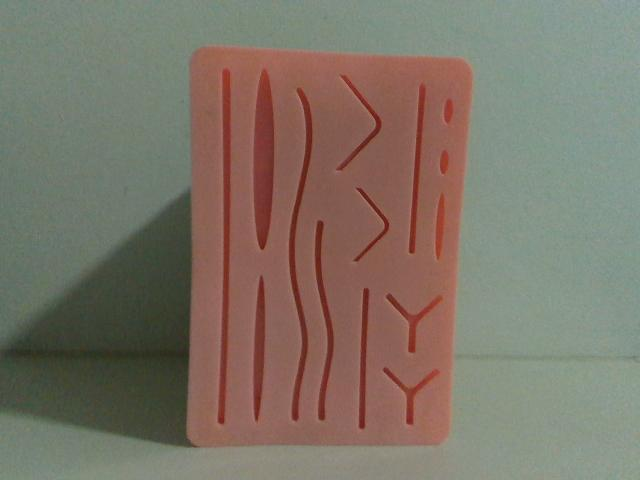
#> input picture create_dataset/train/img-0_1_png.rf.e2aa18b54ad8e1733dd85aa7698c1090.jpg, 640 x 480 px
$ python -i cuts_detector_best.py   (imports and definitions only)
#> lines starting #> are read from the running program, lines starting #| are printed output that depends on the picture; after the words box and inside, x2 and y2 are one past the last pixel; in counts of white or black regions, pixels touching at a corner belong together
#> further down, picture is the input picture: shape (480, 640, 3); mean B, G, R 103.8, 116.3, 125.6
# Minimal model wrapper for vision_web.py
# Must define:
#   load(model_path) -> handle
#   predict(handle, frame_bgr) -> {"params": {...}, "cuts": [{"polyline": [[x,y], ...]}]}
#
# - Returns polylines in the mat frame (meters, z=0).
# - Uses calib.json (optional) to convert pixels->meters.

import os
import json
import numpy as np
import cv2

try:
    import torch
    _TORCH_OK = True
except Exception:
    torch = None
    _TORCH_OK = False


# ---------- Calibration helpers ----------

# [70 lines left out: functions _find_calib_path, _load_calib, _pixels_to_mat, not called in this run]


# ---------- Simple classical fallback (if model absent or fails) ----------

def _infer_fallback(frame_bgr: np.ndarray):
    """
    Returns a simple 2-point polyline in pixels by detecting the longest line.
    """
    H, W = frame_bgr.shape[:2]
#> H = 480; W = 640
    gray = cv2.cvtColor(frame_bgr, cv2.COLOR_BGR2GRAY)
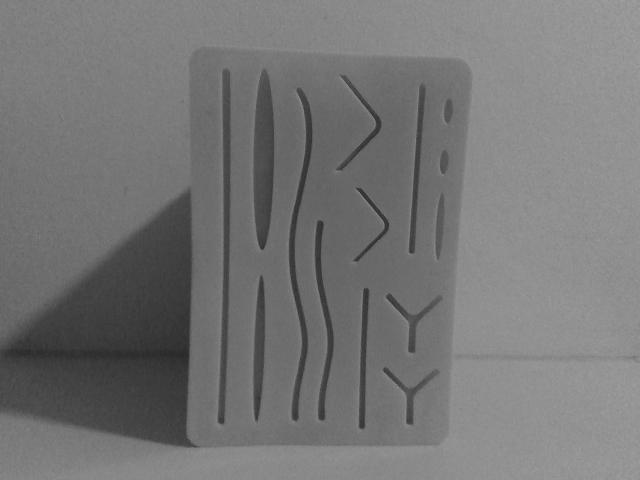
#> gray: shape (480, 640); min 37, max 163, mean 117.7
    blur = cv2.GaussianBlur(gray, (5, 5), 0)
    edges = cv2.Canny(blur, 60, 180)
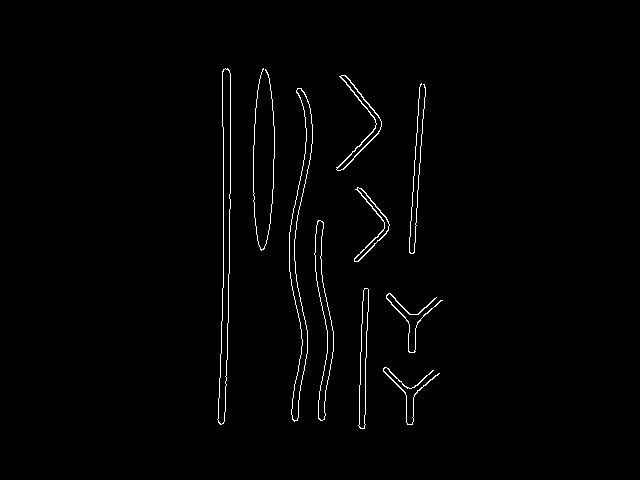
#> edges: shape (480, 640); 1.3% white in thin lines or dots, all inside (x1, y1, x2, y2) = (217, 68, 443, 429)
    lines = cv2.HoughLinesP(edges, 1, np.pi / 180.0,
                            threshold= max(60, min(H, W)//8),
                            minLineLength= max(40, min(H, W)//4),
                            maxLineGap= max(10, min(H, W)//20))
#> lines = [[226, 385, 229, 245], [223, 287, 223, 127], [413, 253, 425, 87], [409, 252, 421, 83], [364, 428, 368, 294], [358, 425, 363, 290]]
    if lines is None:
        return None
    # pick the longest
    best = None
    best_len = -1.0
    for l in lines:
        x1, y1, x2, y2 = l[0]
        L = (x2 - x1) ** 2 + (y2 - y1) ** 2
        if L > best_len:
            best_len = L
            best = (x1, y1, x2, y2)
#> this loop made 6 passes
#> (x1, y1, x2, y2, L, best_len) on passes 1 to 4: (226, 385, 229, 245, 19609, 19609), (223, 287, 223, 127, 25600, 25600), (413, 253, 425, 87, 27700, 27700), (409, 252, 421, 83, 28705, 28705)
#> (x1, y1, x2, y2, L) on passes 5 to 6: (364, 428, 368, 294, 17972), (358, 425, 363, 290, 18250)
#> after the loop, best_len = 28705
    if best is None:
        return None
    x1, y1, x2, y2 = best
#> x1 = 409; y1 = 252; x2 = 421; y2 = 83
    return np.array([[x1, y1], [x2, y2]], dtype=float)


# ---------- Torch inference (best-effort generic) ----------

# [113 lines left out: functions _infer_with_torch, load, predict, not called in this run]

>>> import cv2
>>> picture = cv2.imread('../../../../../create_dataset/train/img-0_1_png.rf.e2aa18b54ad8e1733dd85aa7698c1090.jpg')
>>> result = _infer_fallback(picture)
#> result = [[409, 252], [421, 83]]

$ run again, on create_dataset/train/img-10_3_png.rf.e5dacf5b59784ddd069a951e5dfb67eb.jpg
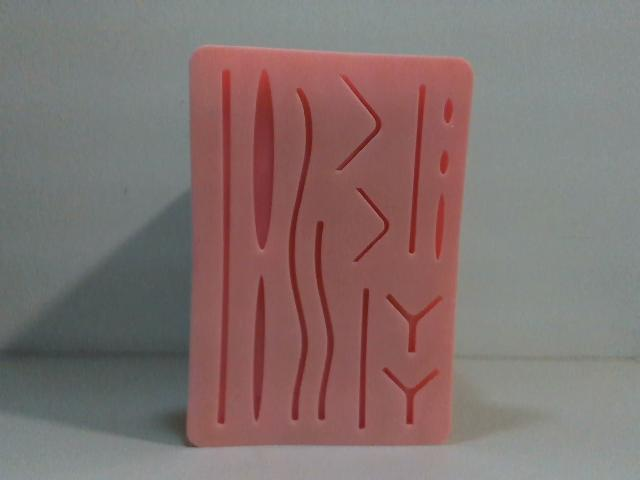
#> input picture create_dataset/train/img-10_3_png.rf.e5dacf5b59784ddd069a951e5dfb67eb.jpg, 640 x 480 px
#> picture is the input picture: shape (480, 640, 3); mean B, G, R 111.5, 113.6, 130.3
#> in _infer_fallback, `gray = cv2.cvtColor(frame_bgr, cv2.COLOR_BGR2GRAY)`:
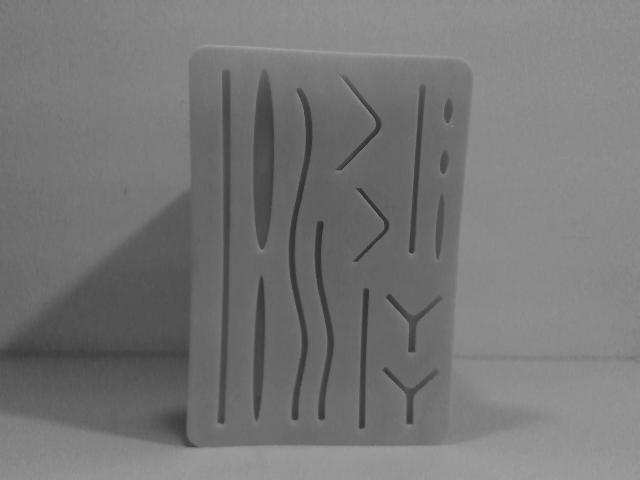
#> gray: shape (480, 640); min 39, max 161, mean 118.3
#> in _infer_fallback, `edges = cv2.Canny(blur, 60, 180)`:
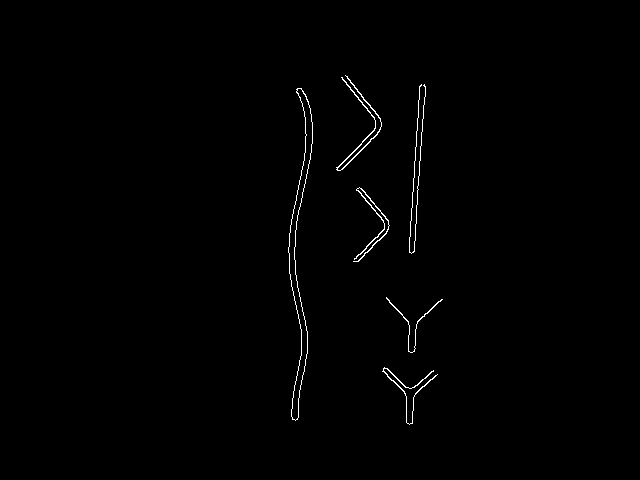
#> edges: shape (480, 640); 0.66% white in thin lines or dots, all inside (x1, y1, x2, y2) = (288, 75, 443, 425)
#> lines = [[413, 252, 425, 86], [409, 250, 420, 85]]
#> the loop in _infer_fallback, `for l in lines:` made 2 passes
#> (x1, y1, x2, y2, L, best_len) on pass 1: (413, 252, 425, 86, 27700, 27700)
#> after the loop in _infer_fallback, `for l in lines:`: best_len = 27700
#> in _infer_fallback, `x1, y1, x2, y2 = best`: x1 = 413; y1 = 252; x2 = 425; y2 = 86
#> result = [[413, 252], [425, 86]]

$ run again, on create_dataset/train/img-10_8_png.rf.e2bb3aa6d1282473ed6f5e157bd1d1de.jpg
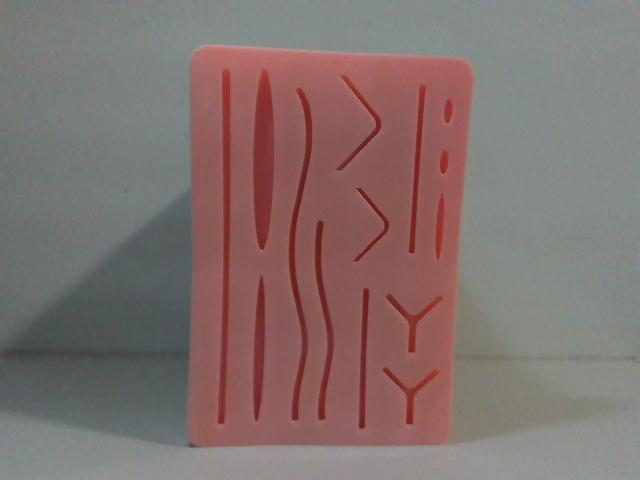
#> input picture create_dataset/train/img-10_8_png.rf.e2bb3aa6d1282473ed6f5e157bd1d1de.jpg, 640 x 480 px
#> picture is the input picture: shape (480, 640, 3); mean B, G, R 110.7, 112.9, 130
#> in _infer_fallback, `gray = cv2.cvtColor(frame_bgr, cv2.COLOR_BGR2GRAY)`:
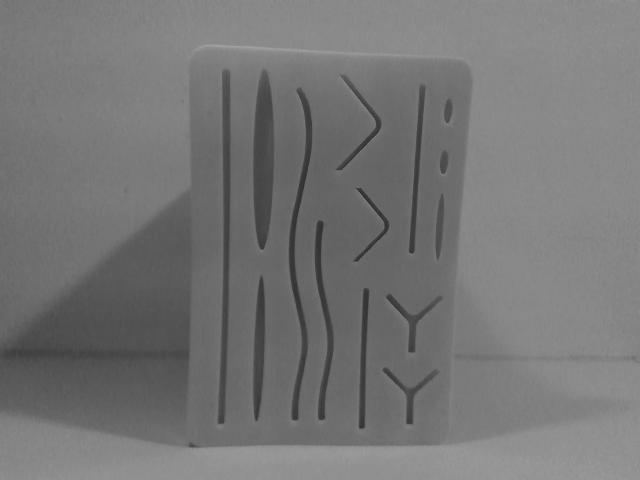
#> gray: shape (480, 640); min 29, max 163, mean 117.8
#> in _infer_fallback, `edges = cv2.Canny(blur, 60, 180)`:
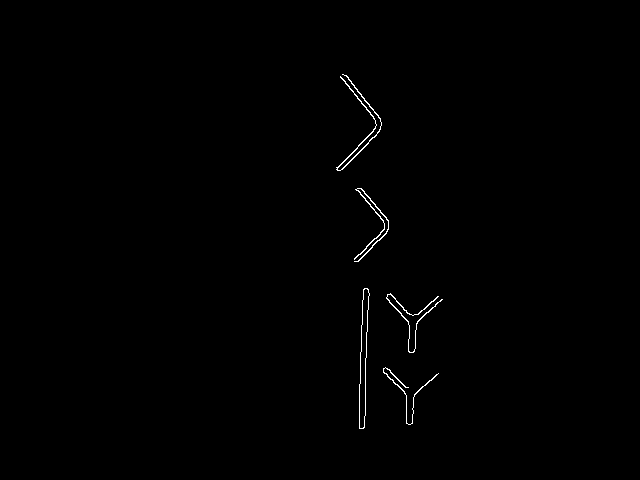
#> edges: shape (480, 640); 0.44% white in thin lines or dots, all inside (x1, y1, x2, y2) = (336, 74, 443, 429)
#> lines = [[359, 424, 363, 289], [364, 427, 368, 292]]
#> the loop in _infer_fallback, `for l in lines:` made 2 passes
#> (x1, y1, x2, y2, L, best_len) on pass 1: (359, 424, 363, 289, 18241, 18241)
#> after the loop in _infer_fallback, `for l in lines:`: best_len = 18241
#> in _infer_fallback, `x1, y1, x2, y2 = best`: x1 = 359; y1 = 424; x2 = 363; y2 = 289
#> result = [[359, 424], [363, 289]]

$ run again, on create_dataset/train/img-11_9_png.rf.18a9e1d296de233e37946ef3656687e3.jpg
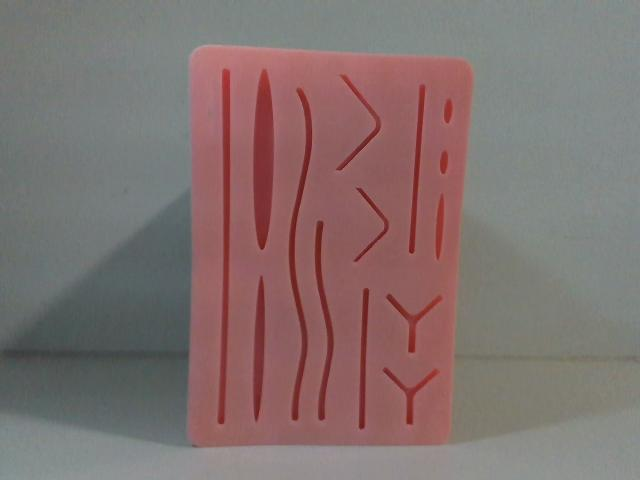
#> input picture create_dataset/train/img-11_9_png.rf.18a9e1d296de233e37946ef3656687e3.jpg, 640 x 480 px
#> picture is the input picture: shape (480, 640, 3); mean B, G, R 111.5, 113.1, 130
#> in _infer_fallback, `gray = cv2.cvtColor(frame_bgr, cv2.COLOR_BGR2GRAY)`:
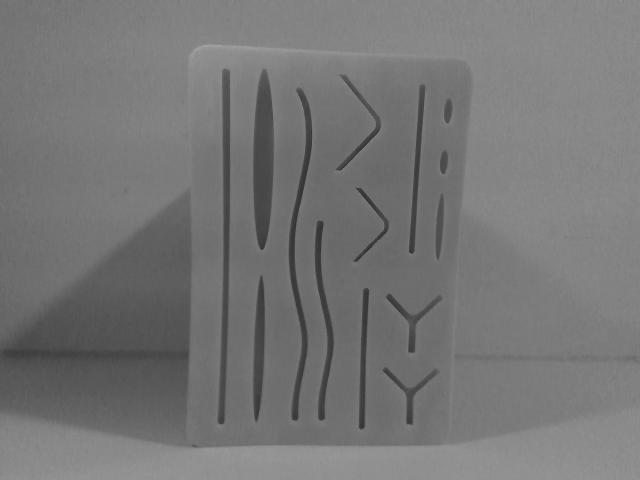
#> gray: shape (480, 640); min 37, max 163, mean 118
#> in _infer_fallback, `edges = cv2.Canny(blur, 60, 180)`:
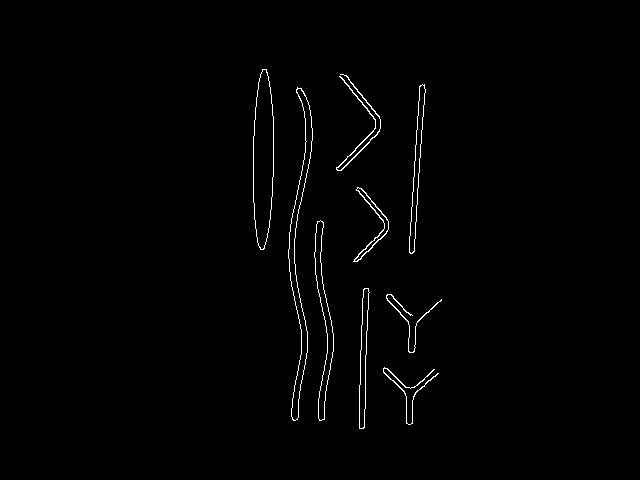
#> edges: shape (480, 640); 1% white in thin lines or dots, all inside (x1, y1, x2, y2) = (253, 69, 442, 429)
#> lines = [[409, 252, 420, 85], [413, 252, 425, 89], [359, 415, 363, 289]]
#> the loop in _infer_fallback, `for l in lines:` made 3 passes
#> (x1, y1, x2, y2, L, best_len) on pass 1: (409, 252, 420, 85, 28010, 28010)
#> after the loop in _infer_fallback, `for l in lines:`: best_len = 28010
#> in _infer_fallback, `x1, y1, x2, y2 = best`: x1 = 409; y1 = 252; x2 = 420; y2 = 85
#> result = [[409, 252], [420, 85]]
